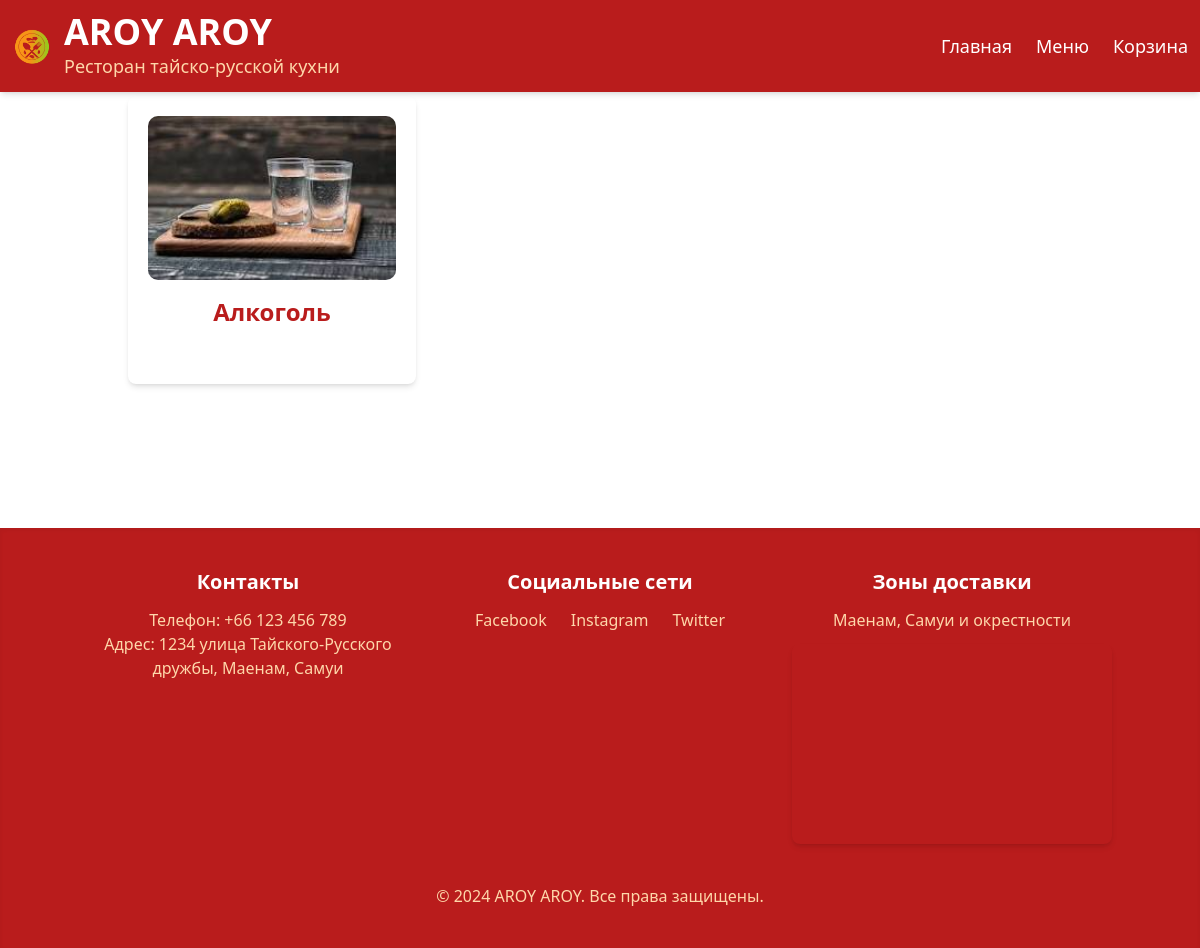
Before: /menu/ with the older database file.
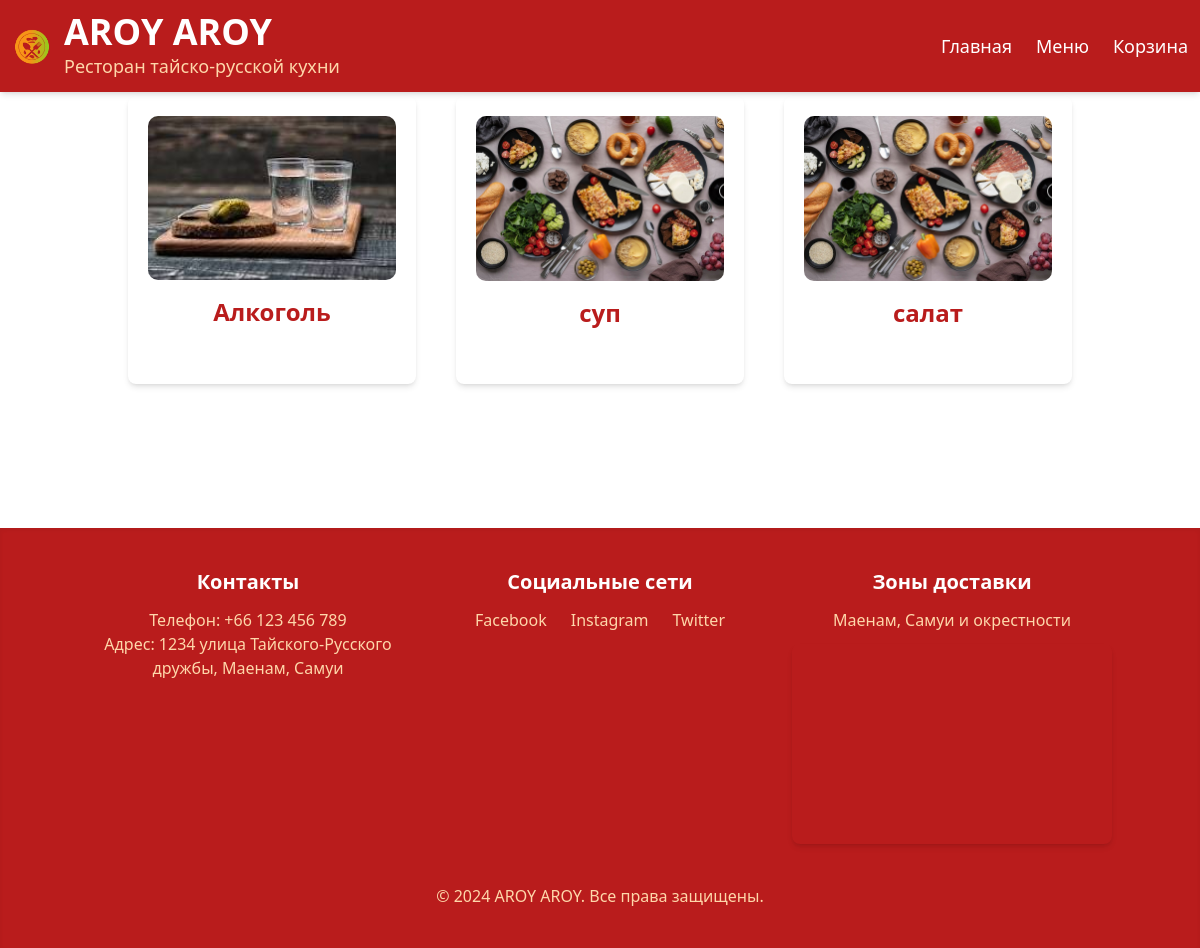
After: the same page with the newer database file.
### menu/models.py (models this page shows, shortened)
class Category(models.Model):
    name = models.CharField(max_length=255)
    image = models.ImageField(upload_to='categories/images', blank=True, null=True)

### menu/views.py (the view)
# urls.py: path("menu/", views.menu, name="menu"),  # Путь для страницы меню
def menu(request):
    categories = Category.objects.prefetch_related("products").all()
    return render(request, "menu/menu.html", {"categories": categories})

### menu/templates/menu/menu.html (shortened to what this page needs)
<!DOCTYPE html>
<html lang="ru">
<head>
    {% load static %}
    <script src="https://cdn.tailwindcss.com"></script>
    <link rel="stylesheet" href="{% static 'menu/css/styles.css' %}">
</head>
<body class="bg-white font-sans">
{% include 'menu/common_header.html' %}
<div class="menu-categories container mx-auto p-10 pt-24">
    <div class="grid grid-cols-1 md:grid-cols-2 lg:grid-cols-3 gap-10">
        {% for category in categories %}
            {% if category.products.exists %}
                <a href="{% url 'category_detail' category.id %}"
                   class="category bg-white shadow-md rounded-lg p-5 mb-6 text-center" style="aspect-ratio: 1/1;">
                    <img src="
                            {% if category.image %}{{ category.image.url }}{% else %}{% static 'menu/images/default.jpg' %}{% endif %}"
                         alt="{{ category.name }}" class="w-full h-full object-cover rounded-md mb-4">
                    <h2 class="text-2xl font-bold mb-4 text-red-700">{{ category.name }}</h2>
                </a>
            {% endif %}
        {% endfor %}
    </div>
</div>
{% include 'menu/common_footer.html' %}
</body>
</html>

Changed rows visible on the page:
added Category: name "суп"
added Category: name "салат"
